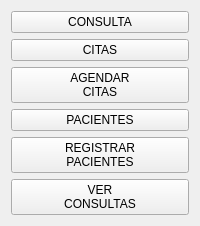
        <widget class="QWidget" name="widget_menu" native="true">
         <layout class="QVBoxLayout" name="verticalLayout_2">
          <item>
           <widget class="QPushButton" name="boton_v_consulta">
            <property name="cursor">
             <cursorShape>PointingHandCursor</cursorShape>
            </property>
            <property name="text">
             <string>CONSULTA</string>
            </property>
           </widget>
          </item>
          <item>
           <widget class="QPushButton" name="boton_v_citas">
            <property name="cursor">
             <cursorShape>PointingHandCursor</cursorShape>
            </property>
            <property name="text">
             <string>CITAS</string>
            </property>
           </widget>
          </item>
          <item>
           <widget class="QPushButton" name="boton_v_agendar">
            <property name="cursor">
             <cursorShape>PointingHandCursor</cursorShape>
            </property>
            <property name="text">
             <string>AGENDAR
CITAS</string>
            </property>
           </widget>
          </item>
          <item>
           <widget class="QPushButton" name="boton_v_pacientes">
            <property name="cursor">
             <cursorShape>PointingHandCursor</cursorShape>
            </property>
            <property name="text">
             <string>PACIENTES</string>
            </property>
           </widget>
          </item>
          <item>
           <widget class="QPushButton" name="boton_v_registrar_pacientes">
            <property name="cursor">
             <cursorShape>PointingHandCursor</cursorShape>
            </property>
            <property name="text">
             <string>REGISTRAR
PACIENTES</string>
            </property>
           </widget>
          </item>
          <item>
           <widget class="QPushButton" name="boton_v_consultas">
            <property name="cursor">
             <cursorShape>PointingHandCursor</cursorShape>
            </property>
            <property name="text">
             <string>VER
CONSULTAS</string>
            </property>
           </widget>
          </item>
         </layout>
        </widget>
